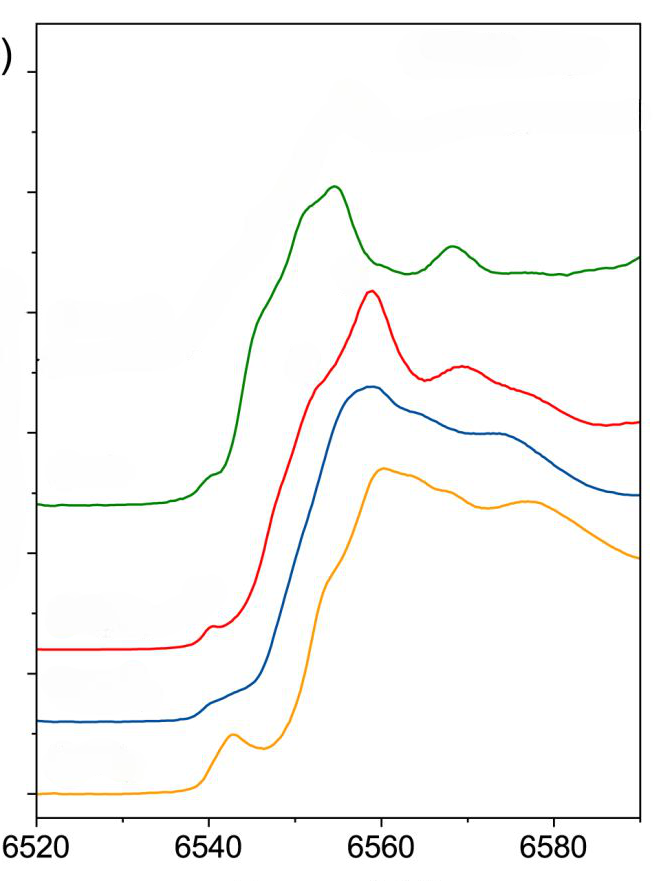
#> input picture graph.png, 672 x 881 px; its folder holds 5 pictures in this run
$ jupyter execute --allow-errors Summary.ipynb
#> lines starting #> are read from the running program, lines starting #| are printed output that depends on the picture; after the words box and inside, x2 and y2 are one past the last pixel; in counts of white or black regions, pixels touching at a corner belong together
# **SUMMARY**

[cell 1]
#Jupyter notebook
import pymupdf

#> (a cell that did not finish here is left out)

#> (a cell that did not finish here is left out)

[cell 4]
import cv2
import numpy as np
import pandas as pd
import matplotlib.pyplot as plt

[cell 5]
# Load image
img = cv2.imread("graph.png", cv2.IMREAD_GRAYSCALE)
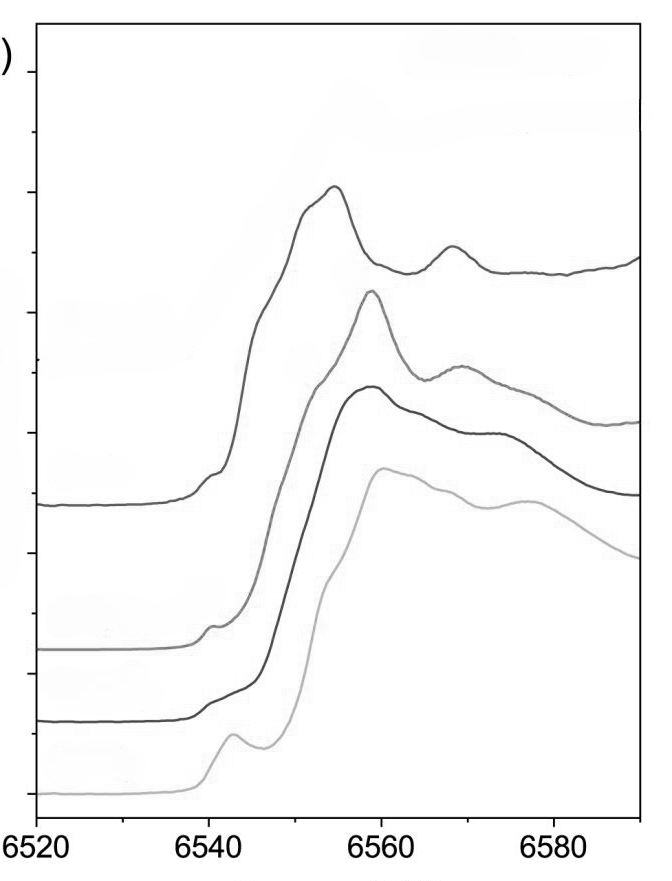
#> img: shape (881, 672); min 0, max 255, mean 249
# Thresholding to binary image
_, thresh = cv2.threshold(img, 200, 255, cv2.THRESH_BINARY_INV)
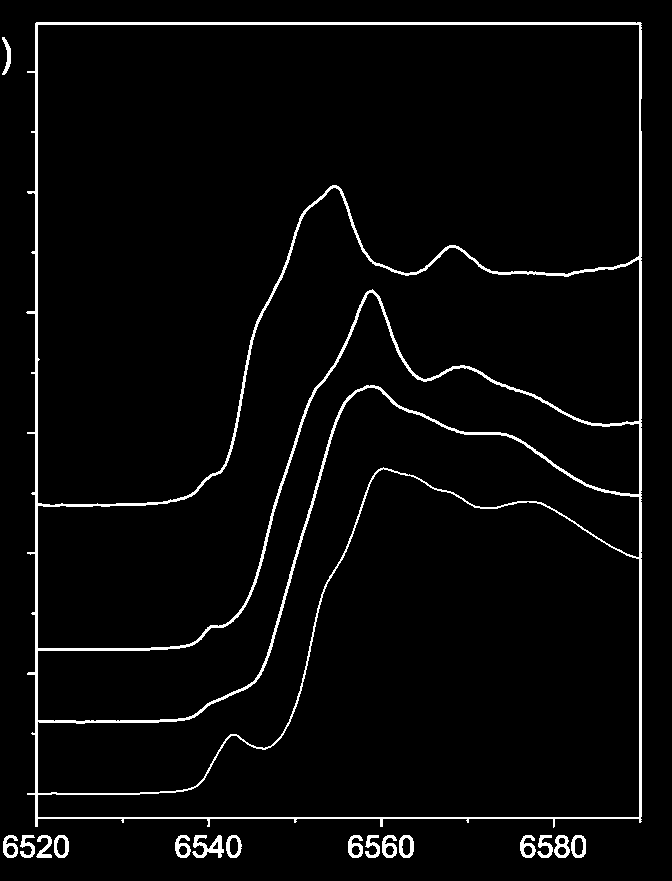
#> thresh: shape (881, 672); 3.5% white; 17 white regions, largest, box (x1, y1, x2, y2) and area: (26, 22, 642, 828) 17477, (192, 835, 224, 858) 364, (554, 835, 570, 858) 205
# Step: Thresholded Image
plt.figure(figsize=(6, 6))
plt.imshow(thresh, cmap='gray')
plt.title('Thresholded Image')
plt.axis('off')
plt.show()

[cell 6]
#step 1: crop the image to focus on the graph area
#Assuming the graph occupies most of the image, we mainly crop out the borders
#Adjust these value according to your image's borrders
cropped_img = thresh[50:-65, 38:-35] #Adjust crop dimensions as needed
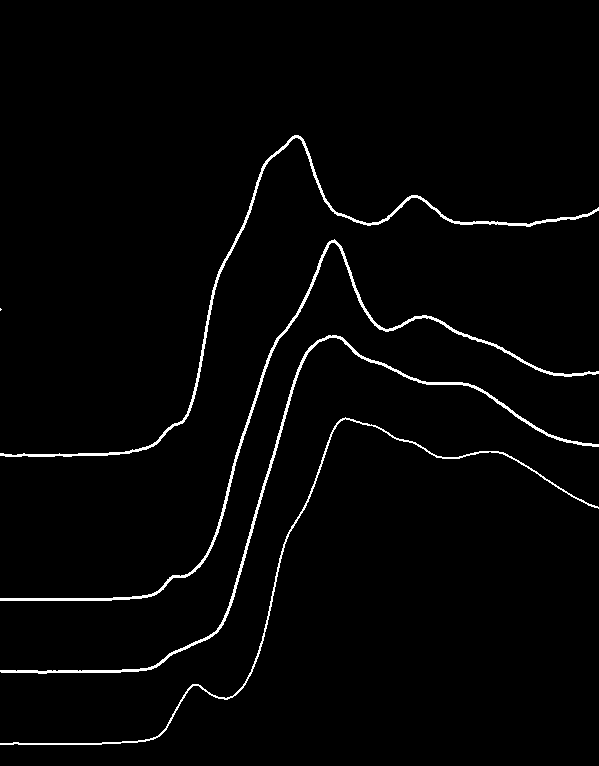
#> cropped_img: shape (766, 599); 2.1% white in thin lines or dots, all inside (x1, y1, x2, y2) = (0, 135, 599, 745)

#ste: Thresholded Image
plt.figure(figsize=(6,6))
plt.imshow(cropped_img, cmap='gray')
plt.title('Cropped Image')
plt.axis('off')
plt.show()

[cell 7]
#Apply Gaussian Blur (optional may help smooth lines)
blurred_img=cv2.GaussianBlur(cropped_img, (1, 1), 0)

#Step: Blurred + Threshold image
plt.figure(figsize=(6, 6))
plt.imshow(blurred_img, cmap='gray')
plt.title('Blurred Image')
plt.axis('off')
plt.show()

[cell 8]
import cv2
import numpy as np
import pandas as pd
import matplotlib.pyplot as plt

# Assuming 'blurred_img' is the preprocessed image
# Find contours of the lines
contours, _ = cv2.findContours(blurred_img, cv2.RETR_EXTERNAL, cv2.CHAIN_APPROX_SIMPLE)
#> contours = 5 contours, 1 with area under 20; largest, box (x1, y1, x2, y2) and area: (0, 239, 599, 601) 1826, (0, 335, 599, 674) 1720, (0, 135, 599, 457) 1702, (0, 417, 599, 745) 916

# Create lists to store the x and y coordinates of each line
lines_data = {}

# Loop through contours to extract data points for each line
for i, contour in enumerate(contours):
    # Get the contour's points and flatten to a 2D array
    contour_points = contour.squeeze()
    # Separate x and y coordinates
    x_coords = contour_points[:, 0]
    y_coords = contour_points[:, 1]

    # Normalize or flip y-coordinates to match your required format (increasing energy)
    y_coords = max(y_coords) - y_coords

    # Store the line's data points
    lines_data[f'line_{i+1}'] = {'x': x_coords, 'y': y_coords}

    # Optionally, plot each line
    plt.plot(x_coords, y_coords, label=f'Line {i+1}')
#> this loop made 5 passes
#> (contour_points, x_coords, y_coords) on pass 3: ([[0, 308], [0, 310], [1, 309]], [0, 0, 1], [2, 0, 1])
#> after the loop, lines_data = 5 items

# Show the lines on a plot
plt.xlabel('X (Energy eV)')
plt.ylabel('Y (Absorption a.u.)')
plt.title('Extracted XANES Lines')
plt.legend()
plt.show()
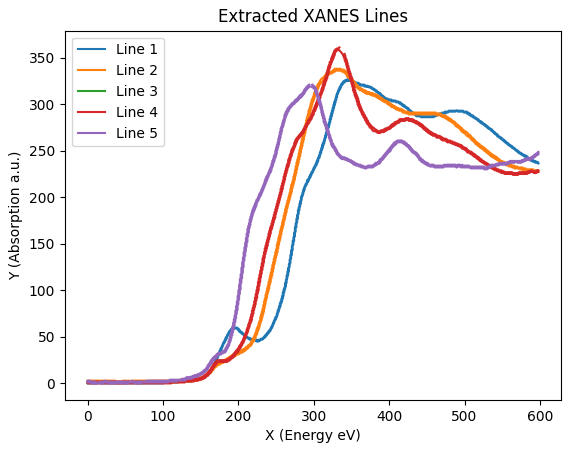
#> figure drawn by matplotlib, 1 panel

# Convert the extracted data to pandas DataFrames
dataframes = {}
for line_name, data in lines_data.items():
    dataframes[line_name] = pd.DataFrame({'x': data['x'], 'y': data['y']})
#> this loop made 5 passes
#> (line_name, data) on pass 3: ('line_3', {'x': [0, 0, 1], 'y': [2, 0, 1]})
#> after the loop, dataframes = 5 items

print("Contours found: " + str(len(contours)))
#| Contours found: 5
# Blue-MnO2  -Line1
# Red -Mn3O4 -Line4
# Purple-MnO -Line5
# Orange-Mn2O3-Line2
#

[cell 9]
plt.figure(figsize=(8, 8))  # Set the figure size if needed
line5 = dataframes["line_5"]
#> line5 = table of 774 rows and 2 columns
# Plot the 'x' and 'y' columns
line5["x"]= line5["x"]*(70/600)+6520
# max_absorption = np.max(line5['y'])
# line5['y']= np.abs(line5['y']-max_absorption)
# plt.gca().invert_yaxis()  # Invert y-axis if needed
plt.plot(line5["x"], line5["y"])
plt.xlim(6520, 6590)  # Replace with the desired min and max for your x-axis

# Add labels and a title to the plot
plt.xlabel('Energy (eV)')
plt.ylabel('Intensity (a.u.)')
plt.title('K-edge Experimental XANES spectra for MnO')
# Show the plot
plt.show()
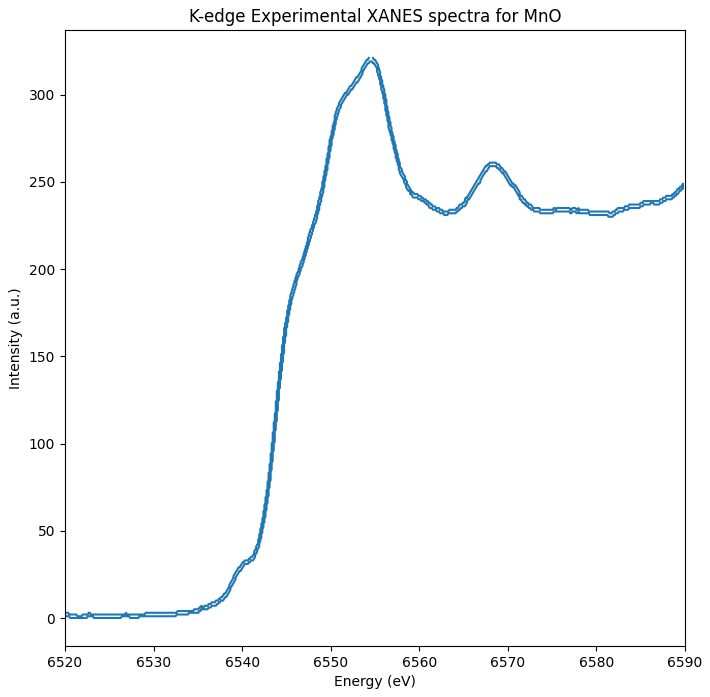
#> figure drawn by matplotlib, 1 panel

[cell 10]
# Split the data into energy and absorption

absorption = line5["y"]  # Absorption column of the data

# Normalize the absorption data
min_absorption = np.min(absorption)
#> min_absorption = 0
max_absorption = np.max(absorption)
#> max_absorption = 321
norm_absorption = absorption /(max_absorption - min_absorption)

# Create the plot
line5["y"] = norm_absorption

plt.figure(figsize=(10, 6))
# plt.gca().invert_yaxis()  # Invert y-axis if needed
plt.plot(line5["x"], line5["y"], label='Normalized Absorption Spectrum', color='blue')
plt.xlabel('Energy (eV)')  # Adjust as needed
plt.ylabel('Normalized MnO Absorption')
plt.title('Normalized XANES for MnO Structure')
plt.grid(True)
plt.legend()
plt.show()
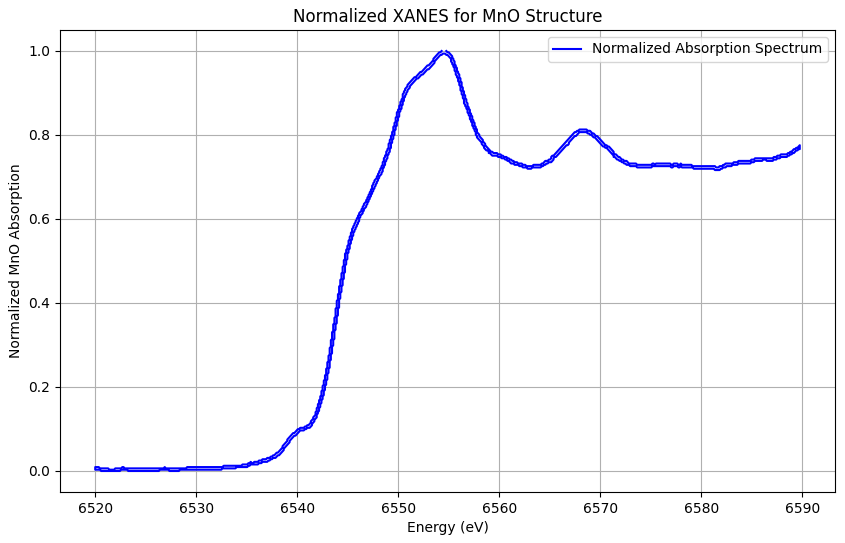
#> figure drawn by matplotlib, 1 panel

#> (a cell that did not finish here is left out)

[cell 12]
# Shiftting the data
# Locate the index of the maximum Y value
max_y = line5['y'].idxmax()
#> max_y = 0
#> (the rest of this cell did not finish here and is left out)
